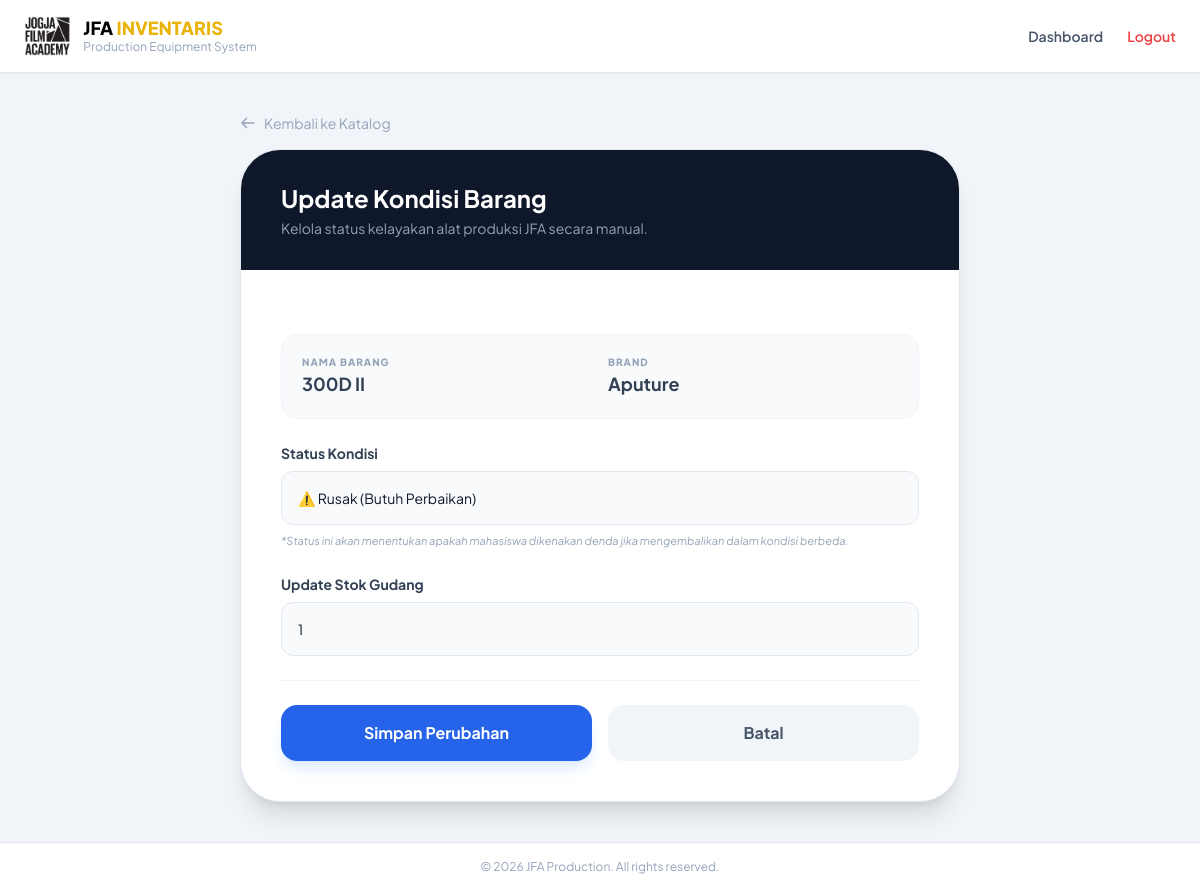
The page /index.php?page=items_edit&id=31 (signed in) on the database its author committed.
### tables this page shows
CREATE TABLE `items` (
  `id` int(11) NOT NULL,
  `category_id` int(11) NOT NULL,
  `name` varchar(150) NOT NULL,
  `brand` varchar(100) NOT NULL,
  `purchase_price` bigint(20) NOT NULL,
  `stock` int(11) DEFAULT 1,
  `condition_status` enum('Baik','Rusak') DEFAULT 'Baik',
  `created_at` timestamp NOT NULL DEFAULT current_timestamp()
);

### app/controllers/ItemController.php (called while the page is built, shortened)
<?php
class ItemController
{
    public function edit($pdo)
    {
        $id = $_GET['id'] ?? 0;
        $stmt = $pdo->prepare("SELECT * FROM items WHERE id = ?");
        $stmt->execute([$id]);
        $item = $stmt->fetch(PDO::FETCH_ASSOC);
        require BASE_PATH . '/app/views/items/edit.php';
        require BASE_PATH . '/app/views/layouts/main.php';
    }
}

### app/views/items/edit.php (the view, shortened to what this page needs)
<div class="max-w-3xl mx-auto px-6 py-10">
    <a href="index.php?page=items" class="text-slate-400 hover:text-slate-600 text-sm flex items-center gap-2 mb-4 transition">
        <svg xmlns="http://www.w3.org/2000/svg" class="h-4 w-4" fill="none" viewBox="0 0 24 24" stroke="currentColor">
            <path stroke-linecap="round" stroke-linejoin="round" stroke-width="2" d="M10 19l-7-7m0 0l7-7m-7 7h18" />
        </svg>
        Kembali ke Katalog
    </a>
    <div class="bg-white rounded-[2.5rem] border border-slate-200 shadow-xl overflow-hidden">
        <div class="bg-slate-900 px-10 py-8">
            <h1 class="text-2xl font-bold text-white">Update Kondisi Barang</h1>
            <p class="text-slate-400 text-sm mt-1">Kelola status kelayakan alat produksi JFA secara manual.</p>
        </div>
        <form action="index.php?page=items_update" method="POST" class="p-10 space-y-6">
            <div class="grid grid-cols-2 gap-4 p-5 bg-slate-50 rounded-2xl border border-slate-100">
                <div>
                    <label class="block text-[10px] font-black text-slate-400 uppercase tracking-widest">Nama Barang</label>
                    <p class="font-bold text-slate-700 text-lg"><?= htmlspecialchars($item['name']) ?></p>
                </div>
                <div>
                    <label class="block text-[10px] font-black text-slate-400 uppercase tracking-widest">Brand</label>
                    <p class="font-bold text-slate-700 text-lg"><?= htmlspecialchars($item['brand']) ?></p>
                </div>
            </div>
            <div>
                <label for="condition_status" class="block text-sm font-bold text-slate-700 mb-2">Status Kondisi</label>
                <select name="condition_status" id="condition_status"
                    class="w-full bg-slate-50 border border-slate-200 text-slate-900 text-sm rounded-xl focus:ring-2 focus:ring-blue-500 block p-4 outline-none transition appearance-none">
                    <option value="Rusak" <?= $item['condition_status'] === 'Rusak' ? 'selected' : '' ?>>⚠️ Rusak (Butuh Perbaikan)</option>
                </select>
                <p class="mt-2 text-[11px] text-slate-400 italic">
                    *Status ini akan menentukan apakah mahasiswa dikenakan denda jika mengembalikan dalam kondisi berbeda.
                </p>
            </div>
            <div>
                <label for="stock" class="block text-sm font-bold text-slate-700 mb-2">Update Stok Gudang</label>
                <input type="number" name="stock" id="stock" value="<?= $item['stock'] ?>"
                    class="w-full bg-slate-50 border border-slate-200 text-slate-900 text-sm rounded-xl focus:ring-2 focus:ring-blue-500 block p-4 outline-none transition">
            </div>
            <div class="pt-6 border-t border-slate-100 flex gap-4">
                <button type="submit" class="flex-1 bg-blue-600 text-white py-4 rounded-2xl font-bold hover:bg-blue-700 shadow-lg shadow-blue-100 transition-all">
                    Simpan Perubahan
                </button>
                <a href="index.php?page=items" class="flex-1 text-center bg-slate-100 text-slate-600 py-4 rounded-2xl font-bold hover:bg-slate-200 transition-all">
                    Batal
                </a>
            </div>
        </form>
    </div>
</div>

### app/views/layouts/main.php (style rules this page uses)
body { font-family: 'Plus Jakarta Sans', sans-serif; }

### rows shown on the page
items: name "300D II", brand "Aputure", condition_status "⚠️ Rusak (Butuh Perbaikan)", stock "1"
